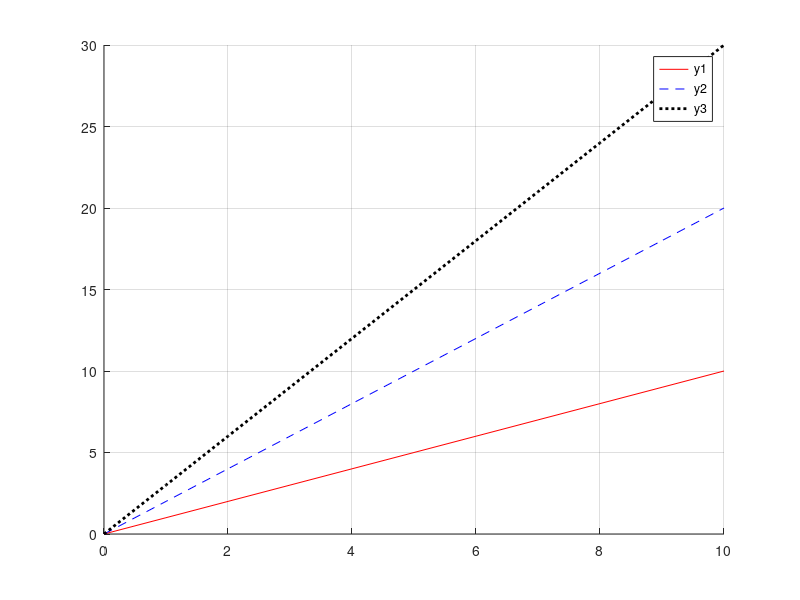

MATLAB code for this plot:
clc;
clear;
clear all;
x = 0:1:10;
y1=x;
y2=2*x;
y3=3*x;
hold on  %grafikte degerleri saklayip üstüne diger degerleri cizer
plot(x,y1,'-r') %grafikte cizgi red olur
plot(x,y2,'--b') % ii tane -- koymak kesikli cizgi demek blue
plot(x,y3,':k',"LineWidth",2) %black : noktalı gösterir  
%LineWidth cizgiyi kalınlaştırır ondan sonra gelen ilk parametre kac kat
%anlamı taşır
grid
legend("y1","y2","y3")%  grafikte  cizgilerin isimlendirmemizi saglar
% lambda , pi ,epsilon gibi sismgeleri cagırmak  için \ sonra yazılır